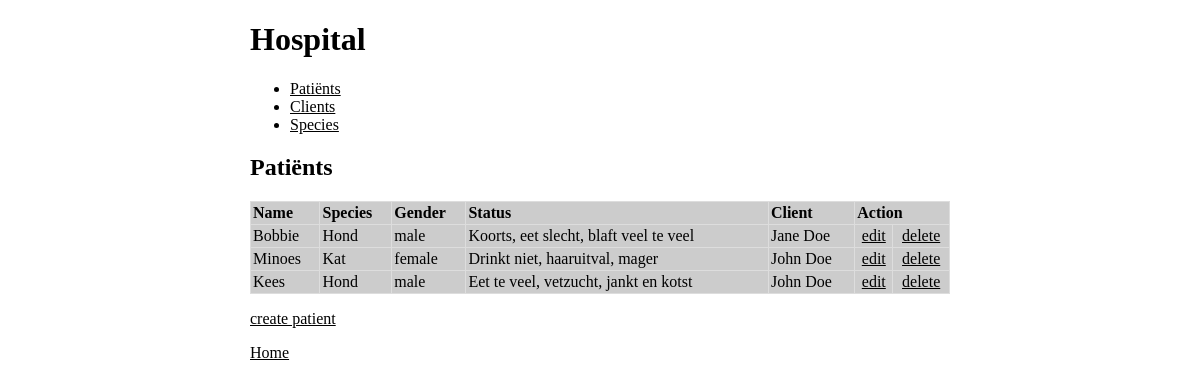
The page / on the database its author committed.
### tables this page shows
CREATE TABLE IF NOT EXISTS `patients` (
  `patient_id` int(11) NOT NULL,
  `patient_name` varchar(50) DEFAULT NULL,
  `species_id` int(11) NOT NULL,
  `client_id` int(11) NOT NULL,
  `patient_status` text,
  `patient_gender` text NOT NULL
);

CREATE TABLE IF NOT EXISTS `species` (
  `species_id` int(11) NOT NULL,
  `species_description` varchar(50) DEFAULT NULL
);

CREATE TABLE IF NOT EXISTS `clients` (
  `client_id` int(11) NOT NULL,
  `client_firstname` varchar(50) DEFAULT NULL,
  `client_lastname` varchar(50) DEFAULT NULL
);

### core/core.php (called while the page is built, shortened)
<?php
function render($filename, $data = null)
{
	require(ROOT . 'core/templates/header.php');
	require(ROOT . 'view/' . $filename . '.php');
	require(ROOT . 'core/templates/footer.php');
}

### controller/PatientsController.php (called while the page is built, shortened)
<?php
require(ROOT . 'model/PatientsModel.php');
function index() {
		render('patients/index', array(
		'patients' => getAllPatients(),
		));
}

### public/index.php (called while the page is built, shortened)
<?php
require(ROOT . "core/route.php");
require(ROOT . "core/core.php");
route();

### model/PatientsModel.php (called while the page is built, shortened)
<?php
function getAllPatients() {
	$db = openDatabaseConnection();
	$sql = "SELECT `patients`.*, `species`.`species_description`, `clients`.`client_firstname`, `clients`.`client_lastname`
		FROM `patients`
		INNER JOIN `species` ON `patients`.`species_id` = `species`.`species_id`
		INNER JOIN  `clients` ON `patients`.`client_id` = `clients`.`client_id`";
	$query = $db->prepare($sql);
	$query->execute();
	return $query->fetchAll();
}

### view/patients/index.php (the view, shortened to what this page needs)
<h2>Patiënts</h2>
	<table>
		<thead>
			<tr>
				<th>Name</th>
				<th>Species</th>
				<th>Gender</th>
				<th>Status</th>
				<th>Client</th>
				<th colspan="2">Action</th>
			</tr>
		</thead>
		<?php foreach ($patients as $patient) { ?>
			<tr>
				<td><?= $patient['patient_name']?></td>
				<td><?= $patient['species_description']?></td>
				<td><?= $patient['patient_gender'] ?></td>
				<td><?= $patient['patient_status']?></td>
				<td><?= $patient['client_firstname'] . ' ' . $patient['client_lastname']?></td>
				<td class="center"><a href="<?php echo URL . 'patients/edit/' . $patient['patient_id']; ?>">edit</a></td>
				<td class="center"><a href="<?php echo URL . 'patients/delete/' . $patient['patient_id']; ?>">delete</a></td>
			</tr>
		<?php } ?>
	</table>
		<p><a href="<?= URL ?>patients/create">create patient</a></p>

### core/route.php (shortened to what this page needs)
<?php
function route()
{
	$url = splitUrl();
	if (!$url['controller']) {
		call_user_func('index');
	} else {
		require(ROOT . 'controller/ErrorController.php');
		call_user_func('error_404');
	}
}

### core/templates/header.php (shortened to what this page needs)
<!DOCTYPE html>
<html>
<head>
	<link rel="stylesheet" href="<?= URL ?>css/style.css" type="text/css">
</head>
<body>
	<h1>Hospital</h1>
	<ul>
		<li><a href="<?= URL ?>patients/index">Patiënts</a></li>
		<li><a href="<?= URL ?>clients/index">Clients</a></li>
		<li><a href="<?= URL ?>species/index">Species</a></li>
	</ul>

### core/templates/footer.php
	<p><a href="<?= URL ?>home/index">Home</a></p>
	</body>
</html>

### public/css/style.css (style rules this page uses)
body { margin : 0 auto; width : 700px; }
table { width : 700px; }
table, td, th { border : 1px #ddd solid; border-collapse : collapse; background-color: #ccc; color : black; }
td, th { padding : 2px; }
th { text-align : left; }
td.center { text-align : center; }
a { color : black; }

### rows shown on the page
patients: patient_name "Bobbie", species.species_description "Hond", patient_gender "male", patient_status "Koorts, eet slecht, blaft veel te veel", client.client_firstname "Jane", client.client_lastname "Doe"
patients: patient_name "Minoes", species.species_description "Kat", patient_gender "female", patient_status "Drinkt niet, haaruitval, mager", client.client_firstname "John", client.client_lastname "Doe"
patients: patient_name "Kees", species.species_description "Hond", patient_gender "male", patient_status "Eet te veel, vetzucht, jankt en kotst", client.client_firstname "John", client.client_lastname "Doe"
